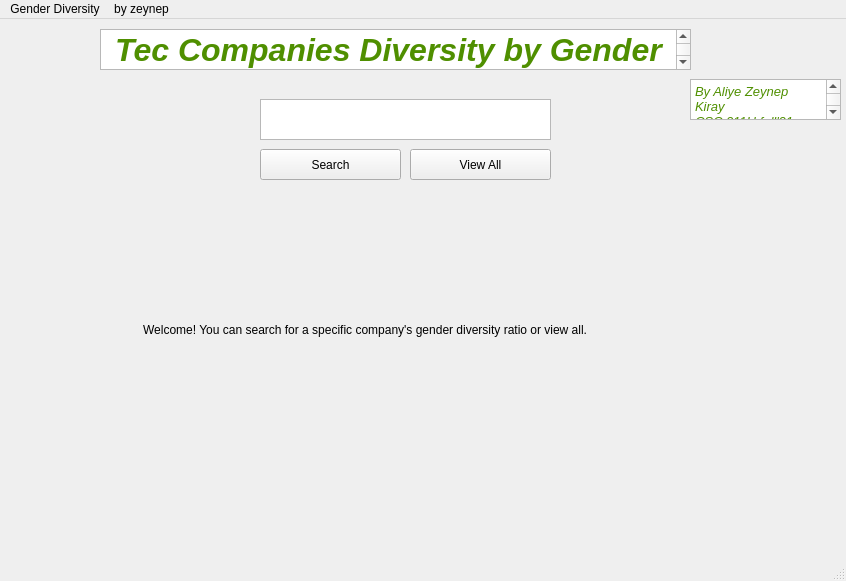
<?xml version="1.0" encoding="UTF-8"?>
<ui version="4.0">
 <class>MainWindow</class>
 <widget class="QMainWindow" name="MainWindow">
  <property name="geometry">
   <rect>
    <x>0</x>
    <y>0</y>
    <width>846</width>
    <height>581</height>
   </rect>
  </property>
  <property name="windowTitle">
   <string>MainWindow</string>
  </property>
  <widget class="QWidget" name="centralwidget">
   <widget class="QPushButton" name="pushButton">
    <property name="geometry">
     <rect>
      <x>260</x>
      <y>130</y>
      <width>141</width>
      <height>31</height>
     </rect>
    </property>
    <property name="text">
     <string>Search</string>
    </property>
    <property name="checkable">
     <bool>false</bool>
    </property>
   </widget>
   <widget class="QPushButton" name="pushButton_3">
    <property name="geometry">
     <rect>
      <x>410</x>
      <y>130</y>
      <width>141</width>
      <height>31</height>
     </rect>
    </property>
    <property name="text">
     <string>View All</string>
    </property>
   </widget>
   <widget class="QLabel" name="label">
    <property name="geometry">
     <rect>
      <x>20</x>
      <y>170</y>
      <width>691</width>
      <height>281</height>
     </rect>
    </property>
    <property name="text">
     <string>                                     Welcome! You can search for a specific company's gender diversity ratio or view all.</string>
    </property>
   </widget>
   <widget class="QTextEdit" name="textEdit">
    <property name="geometry">
     <rect>
      <x>260</x>
      <y>80</y>
      <width>291</width>
      <height>41</height>
     </rect>
    </property>
   </widget>
   <widget class="QTextEdit" name="textEdit_2">
    <property name="geometry">
     <rect>
      <x>100</x>
      <y>10</y>
      <width>591</width>
      <height>41</height>
     </rect>
    </property>
    <property name="html">
     <string>&lt;!DOCTYPE HTML PUBLIC &quot;-//W3C//DTD HTML 4.0//EN&quot; &quot;http://www.w3.org/TR/REC-html40/strict.dtd&quot;&gt;
&lt;html&gt;&lt;head&gt;&lt;meta name=&quot;qrichtext&quot; content=&quot;1&quot; /&gt;&lt;meta charset=&quot;utf-8&quot; /&gt;&lt;style type=&quot;text/css&quot;&gt;
p, li { white-space: pre-wrap; }
&lt;/style&gt;&lt;/head&gt;&lt;body style=&quot; font-family:'.AppleSystemUIFont'; font-size:13pt; font-weight:400; font-style:normal;&quot;&gt;
&lt;p align=&quot;center&quot; style=&quot; margin-top:0px; margin-bottom:0px; margin-left:0px; margin-right:0px; -qt-block-indent:0; text-indent:0px;&quot;&gt;&lt;span style=&quot; font-size:24pt; font-weight:700; font-style:italic; color:#4f8f00;&quot;&gt;Tec Companies Diversity by Gender&lt;/span&gt;&lt;/p&gt;&lt;/body&gt;&lt;/html&gt;</string>
    </property>
   </widget>
   <widget class="QTextEdit" name="textEdit_3">
    <property name="geometry">
     <rect>
      <x>690</x>
      <y>60</y>
      <width>151</width>
      <height>41</height>
     </rect>
    </property>
    <property name="html">
     <string>&lt;!DOCTYPE HTML PUBLIC &quot;-//W3C//DTD HTML 4.0//EN&quot; &quot;http://www.w3.org/TR/REC-html40/strict.dtd&quot;&gt;
&lt;html&gt;&lt;head&gt;&lt;meta name=&quot;qrichtext&quot; content=&quot;1&quot; /&gt;&lt;meta charset=&quot;utf-8&quot; /&gt;&lt;style type=&quot;text/css&quot;&gt;
p, li { white-space: pre-wrap; }
&lt;/style&gt;&lt;/head&gt;&lt;body style=&quot; font-family:'.AppleSystemUIFont'; font-size:13pt; font-weight:400; font-style:normal;&quot;&gt;
&lt;p style=&quot; margin-top:0px; margin-bottom:0px; margin-left:0px; margin-right:0px; -qt-block-indent:0; text-indent:0px;&quot;&gt;&lt;span style=&quot; font-size:10pt; font-style:italic; color:#4f8f00;&quot;&gt;By Aliye Zeynep Kiray&lt;/span&gt;&lt;/p&gt;
&lt;p style=&quot; margin-top:0px; margin-bottom:0px; margin-left:0px; margin-right:0px; -qt-block-indent:0; text-indent:0px;&quot;&gt;&lt;span style=&quot; font-size:10pt; font-style:italic; color:#4f8f00;&quot;&gt;CSC 211H fall'21&lt;/span&gt;&lt;/p&gt;
&lt;p style=&quot; margin-top:0px; margin-bottom:0px; margin-left:0px; margin-right:0px; -qt-block-indent:0; text-indent:0px;&quot;&gt;&lt;span style=&quot; font-size:10pt; font-style:italic; color:#4f8f00;&quot;&gt;Prof.Azhar&lt;/span&gt;&lt;/p&gt;&lt;/body&gt;&lt;/html&gt;</string>
    </property>
   </widget>
  </widget>
  <widget class="QStatusBar" name="statusbar"/>
  <widget class="QMenuBar" name="menubar">
   <property name="geometry">
    <rect>
     <x>0</x>
     <y>0</y>
     <width>846</width>
     <height>21</height>
    </rect>
   </property>
   <widget class="QMenu" name="menuGender_Diversity">
    <property name="title">
     <string>Gender Diversity</string>
    </property>
   </widget>
   <widget class="QMenu" name="menuby_zeynep">
    <property name="title">
     <string>by zeynep</string>
    </property>
   </widget>
   <addaction name="menuGender_Diversity"/>
   <addaction name="menuby_zeynep"/>
  </widget>
 </widget>
 <resources/>
 <connections/>
</ui>
